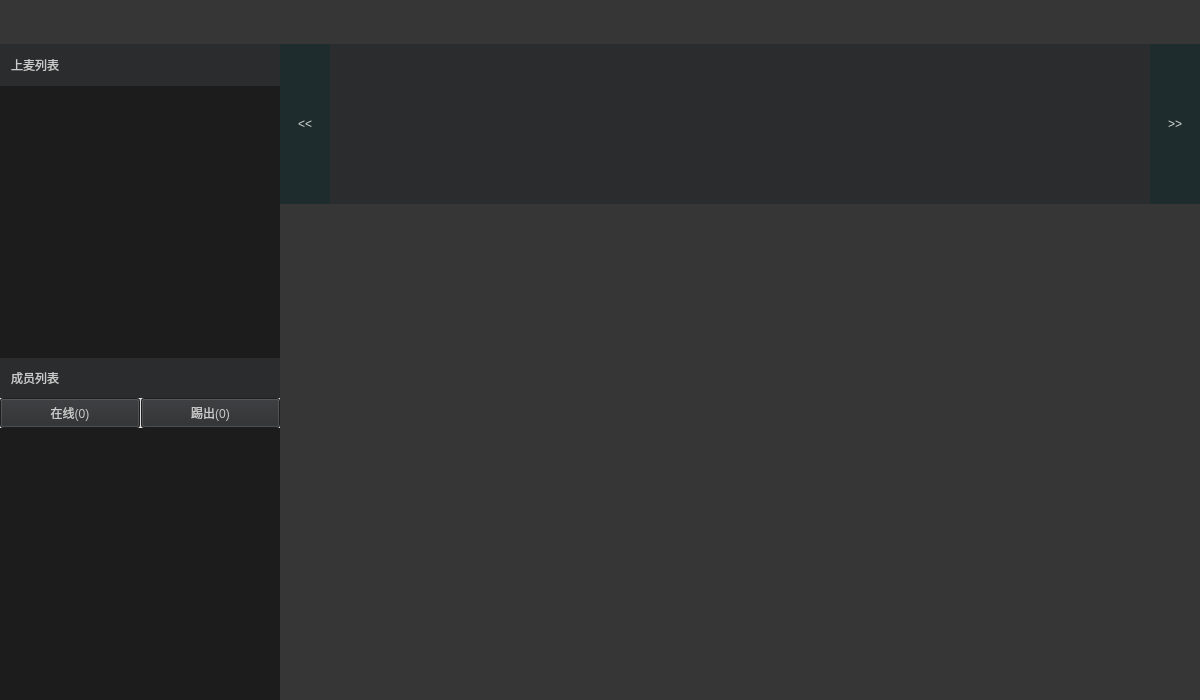
<?xml version="1.0" encoding="UTF-8"?>
<ui version="4.0">
 <class>WebRtcLiveWdg</class>
 <widget class="QWidget" name="WebRtcLiveWdg">
  <property name="geometry">
   <rect>
    <x>0</x>
    <y>0</y>
    <width>1200</width>
    <height>700</height>
   </rect>
  </property>
  <property name="minimumSize">
   <size>
    <width>1200</width>
    <height>700</height>
   </size>
  </property>
  <property name="windowTitle">
   <string>WebRtcLiveWdg</string>
  </property>
  <property name="styleSheet">
   <string notr="true">QWidget#WebRtcLiveWdg{
	background-color: rgb(54, 54, 54);
}</string>
  </property>
  <layout class="QGridLayout" name="gridLayout">
   <property name="leftMargin">
    <number>0</number>
   </property>
   <property name="topMargin">
    <number>0</number>
   </property>
   <property name="rightMargin">
    <number>0</number>
   </property>
   <property name="bottomMargin">
    <number>0</number>
   </property>
   <property name="spacing">
    <number>0</number>
   </property>
   <item row="0" column="0" colspan="2">
    <widget class="VhallLiveTitle" name="widget_title" native="true">
     <property name="minimumSize">
      <size>
       <width>44</width>
       <height>44</height>
      </size>
     </property>
     <property name="maximumSize">
      <size>
       <width>16777215</width>
       <height>44</height>
      </size>
     </property>
     <property name="styleSheet">
      <string notr="true"/>
     </property>
    </widget>
   </item>
   <item row="1" column="0">
    <widget class="QWidget" name="widget" native="true">
     <property name="minimumSize">
      <size>
       <width>280</width>
       <height>0</height>
      </size>
     </property>
     <property name="maximumSize">
      <size>
       <width>280</width>
       <height>16777215</height>
      </size>
     </property>
     <property name="styleSheet">
      <string notr="true"/>
     </property>
     <layout class="QVBoxLayout" name="verticalLayout_2">
      <property name="spacing">
       <number>0</number>
      </property>
      <property name="leftMargin">
       <number>0</number>
      </property>
      <property name="topMargin">
       <number>0</number>
      </property>
      <property name="rightMargin">
       <number>0</number>
      </property>
      <property name="bottomMargin">
       <number>0</number>
      </property>
      <item>
       <widget class="QWidget" name="widget_3" native="true">
        <property name="minimumSize">
         <size>
          <width>30</width>
          <height>30</height>
         </size>
        </property>
        <property name="styleSheet">
         <string notr="true">background-color: rgb(43, 44, 46);</string>
        </property>
        <layout class="QHBoxLayout" name="horizontalLayout_8">
         <item>
          <widget class="QLabel" name="label">
           <property name="styleSheet">
            <string notr="true">color: rgb(202, 202, 202);</string>
           </property>
           <property name="text">
            <string>上麦列表</string>
           </property>
          </widget>
         </item>
         <item>
          <spacer name="horizontalSpacer">
           <property name="orientation">
            <enum>Qt::Horizontal</enum>
           </property>
           <property name="sizeHint" stdset="0">
            <size>
             <width>205</width>
             <height>20</height>
            </size>
           </property>
          </spacer>
         </item>
        </layout>
       </widget>
      </item>
      <item>
       <widget class="QListWidget" name="listWidget_speaking">
        <property name="styleSheet">
         <string notr="true">

QListWidget#listWidget_speaking{
	background-color: rgb(28, 28, 28);
	border:0px;
}

QListWidget#listWidget_speaking:item{
	width:244px;
	height:42px;
	border-radius: 0px;
}


QListWidget#listWidget_speaking::item:selected {
    
	background-color: rgb(116, 116, 116);
}</string>
        </property>
       </widget>
      </item>
      <item>
       <widget class="QWidget" name="widget_4" native="true">
        <property name="styleSheet">
         <string notr="true">background-color: rgb(42, 44, 46);
color: rgb(255, 255, 255);</string>
        </property>
        <layout class="QHBoxLayout" name="horizontalLayout_9">
         <item>
          <widget class="QLabel" name="label_3">
           <property name="styleSheet">
            <string notr="true">color: rgb(202, 202, 202);</string>
           </property>
           <property name="text">
            <string>成员列表</string>
           </property>
          </widget>
         </item>
        </layout>
       </widget>
      </item>
      <item>
       <widget class="QWidget" name="widget_2" native="true">
        <property name="minimumSize">
         <size>
          <width>0</width>
          <height>30</height>
         </size>
        </property>
        <property name="styleSheet">
         <string notr="true">background-color: rgb(222, 222, 222);</string>
        </property>
        <layout class="QHBoxLayout" name="horizontalLayout_5">
         <property name="spacing">
          <number>0</number>
         </property>
         <property name="leftMargin">
          <number>0</number>
         </property>
         <property name="topMargin">
          <number>0</number>
         </property>
         <property name="rightMargin">
          <number>0</number>
         </property>
         <property name="bottomMargin">
          <number>0</number>
         </property>
         <item>
          <widget class="QPushButton" name="pushButton_onLine">
           <property name="minimumSize">
            <size>
             <width>0</width>
             <height>30</height>
            </size>
           </property>
           <property name="styleSheet">
            <string notr="true">QPushButton#pushButton_onLine{	
background-color: rgb(42, 44, 46);
color: rgb(202, 202, 202);
}</string>
           </property>
           <property name="text">
            <string>在线(0)</string>
           </property>
          </widget>
         </item>
         <item>
          <widget class="QLabel" name="label_2">
           <property name="maximumSize">
            <size>
             <width>1</width>
             <height>16777215</height>
            </size>
           </property>
           <property name="text">
            <string/>
           </property>
          </widget>
         </item>
         <item>
          <widget class="QPushButton" name="pushButton_kickout">
           <property name="minimumSize">
            <size>
             <width>0</width>
             <height>30</height>
            </size>
           </property>
           <property name="styleSheet">
            <string notr="true">QPushButton#pushButton_kickout{	
background-color: rgb(42, 44, 46);   
color: rgb(202, 202, 202);
}</string>
           </property>
           <property name="text">
            <string>踢出(0)</string>
           </property>
          </widget>
         </item>
        </layout>
       </widget>
      </item>
      <item>
       <widget class="QStackedWidget" name="stackedWidget">
        <property name="styleSheet">
         <string notr="true"/>
        </property>
        <property name="currentIndex">
         <number>0</number>
        </property>
        <widget class="QWidget" name="page_on_line">
         <layout class="QHBoxLayout" name="horizontalLayout_7">
          <property name="spacing">
           <number>0</number>
          </property>
          <property name="leftMargin">
           <number>0</number>
          </property>
          <property name="topMargin">
           <number>0</number>
          </property>
          <property name="rightMargin">
           <number>0</number>
          </property>
          <property name="bottomMargin">
           <number>0</number>
          </property>
          <item>
           <widget class="QListWidget" name="listWidget_on_line">
            <property name="focusPolicy">
             <enum>Qt::NoFocus</enum>
            </property>
            <property name="styleSheet">
             <string notr="true">QListWidget#listWidget_on_line{
	background-color: rgb(28, 28, 28);
	border:0px;
}

QListWidget#listWidget_on_line:item{
	width:244px;
	height:42px;
	border-radius: 0px;
}


QListWidget#listWidget_on_line::item:selected {
    
	background-color: rgb(116, 116, 116);
}</string>
            </property>
            <property name="verticalScrollBarPolicy">
             <enum>Qt::ScrollBarAlwaysOff</enum>
            </property>
            <property name="horizontalScrollBarPolicy">
             <enum>Qt::ScrollBarAlwaysOff</enum>
            </property>
           </widget>
          </item>
         </layout>
        </widget>
        <widget class="QWidget" name="page_kick_out">
         <layout class="QHBoxLayout" name="horizontalLayout_6">
          <property name="spacing">
           <number>0</number>
          </property>
          <property name="leftMargin">
           <number>0</number>
          </property>
          <property name="topMargin">
           <number>0</number>
          </property>
          <property name="rightMargin">
           <number>0</number>
          </property>
          <property name="bottomMargin">
           <number>0</number>
          </property>
          <item>
           <widget class="QListWidget" name="listWidget_kickOut">
            <property name="focusPolicy">
             <enum>Qt::NoFocus</enum>
            </property>
            <property name="styleSheet">
             <string notr="true">QListWidget#listWidget_kickOut{
	background-color: rgb(43, 44, 46);
	border:0px;
}

QListWidget#listWidget_kickOut:item{
	width:244px;
	height:42px;
	border-radius: 0px;
}

QListWidget#listWidget_kickOut::item:selected {
	background-color: rgb(116, 116, 116);
}</string>
            </property>
            <property name="verticalScrollBarPolicy">
             <enum>Qt::ScrollBarAlwaysOff</enum>
            </property>
            <property name="horizontalScrollBarPolicy">
             <enum>Qt::ScrollBarAlwaysOff</enum>
            </property>
           </widget>
          </item>
         </layout>
        </widget>
       </widget>
      </item>
     </layout>
    </widget>
   </item>
   <item row="1" column="1">
    <layout class="QVBoxLayout" name="verticalLayout">
     <property name="spacing">
      <number>0</number>
     </property>
     <property name="leftMargin">
      <number>0</number>
     </property>
     <property name="topMargin">
      <number>0</number>
     </property>
     <property name="rightMargin">
      <number>0</number>
     </property>
     <property name="bottomMargin">
      <number>0</number>
     </property>
     <item>
      <widget class="QWidget" name="widget_topRenderView" native="true">
       <property name="minimumSize">
        <size>
         <width>0</width>
         <height>160</height>
        </size>
       </property>
       <property name="maximumSize">
        <size>
         <width>16777215</width>
         <height>160</height>
        </size>
       </property>
       <property name="styleSheet">
        <string notr="true"/>
       </property>
       <layout class="QHBoxLayout" name="horizontalLayout">
        <property name="spacing">
         <number>0</number>
        </property>
        <property name="leftMargin">
         <number>0</number>
        </property>
        <property name="topMargin">
         <number>0</number>
        </property>
        <property name="rightMargin">
         <number>0</number>
        </property>
        <property name="bottomMargin">
         <number>0</number>
        </property>
        <item>
         <widget class="QWidget" name="widget_6" native="true">
          <property name="minimumSize">
           <size>
            <width>50</width>
            <height>0</height>
           </size>
          </property>
          <property name="styleSheet">
           <string notr="true">background-color: rgb(30, 44, 46);</string>
          </property>
          <layout class="QHBoxLayout" name="horizontalLayout_3">
           <property name="spacing">
            <number>0</number>
           </property>
           <property name="leftMargin">
            <number>0</number>
           </property>
           <property name="topMargin">
            <number>0</number>
           </property>
           <property name="rightMargin">
            <number>0</number>
           </property>
           <property name="bottomMargin">
            <number>0</number>
           </property>
           <item>
            <widget class="QPushButton" name="pushButton_preViousView">
             <property name="minimumSize">
              <size>
               <width>0</width>
               <height>140</height>
              </size>
             </property>
             <property name="maximumSize">
              <size>
               <width>16777215</width>
               <height>160</height>
              </size>
             </property>
             <property name="styleSheet">
              <string notr="true">color: rgb(216, 216, 216);
border:1px;</string>
             </property>
             <property name="text">
              <string>&lt;&lt;</string>
             </property>
            </widget>
           </item>
          </layout>
         </widget>
        </item>
        <item>
         <widget class="QListWidget" name="listWidget_topView">
          <property name="styleSheet">
           <string notr="true">QListWidget#listWidget_topView{
	background-color: rgb(43, 44, 46);
	border:0px;
}

QListWidget#listWidget_topView:item{
	width:175px;
	height:131px;
	border-radius: 0px;
}</string>
          </property>
          <property name="verticalScrollBarPolicy">
           <enum>Qt::ScrollBarAlwaysOff</enum>
          </property>
          <property name="horizontalScrollBarPolicy">
           <enum>Qt::ScrollBarAlwaysOff</enum>
          </property>
          <property name="editTriggers">
           <set>QAbstractItemView::SelectedClicked</set>
          </property>
          <property name="selectionMode">
           <enum>QAbstractItemView::SingleSelection</enum>
          </property>
          <property name="flow">
           <enum>QListView::LeftToRight</enum>
          </property>
         </widget>
        </item>
        <item>
         <widget class="QWidget" name="widget_5" native="true">
          <property name="minimumSize">
           <size>
            <width>50</width>
            <height>0</height>
           </size>
          </property>
          <property name="styleSheet">
           <string notr="true">background-color: rgb(30, 44, 46);</string>
          </property>
          <layout class="QHBoxLayout" name="horizontalLayout_4">
           <property name="spacing">
            <number>0</number>
           </property>
           <property name="leftMargin">
            <number>0</number>
           </property>
           <property name="topMargin">
            <number>0</number>
           </property>
           <property name="rightMargin">
            <number>0</number>
           </property>
           <property name="bottomMargin">
            <number>0</number>
           </property>
           <item>
            <widget class="QPushButton" name="pushButton_nextView">
             <property name="minimumSize">
              <size>
               <width>0</width>
               <height>140</height>
              </size>
             </property>
             <property name="maximumSize">
              <size>
               <width>16777215</width>
               <height>160</height>
              </size>
             </property>
             <property name="styleSheet">
              <string notr="true">color: rgb(216, 216, 216);
border:1px;</string>
             </property>
             <property name="text">
              <string>&gt;&gt;</string>
             </property>
            </widget>
           </item>
          </layout>
         </widget>
        </item>
       </layout>
       <zorder>listWidget_topView</zorder>
       <zorder>widget_5</zorder>
       <zorder>widget_6</zorder>
      </widget>
     </item>
     <item>
      <widget class="QWidget" name="bgWdg" native="true">
       <property name="sizePolicy">
        <sizepolicy hsizetype="Expanding" vsizetype="Expanding">
         <horstretch>0</horstretch>
         <verstretch>0</verstretch>
        </sizepolicy>
       </property>
       <property name="styleSheet">
        <string notr="true">QWidget#bgWdg{
border-image: url(:/wdg/img/wdg/VhallLiveBG.jpg);
}</string>
       </property>
       <layout class="QVBoxLayout" name="verticalLayout_4">
        <property name="spacing">
         <number>0</number>
        </property>
        <property name="leftMargin">
         <number>0</number>
        </property>
        <property name="topMargin">
         <number>0</number>
        </property>
        <property name="rightMargin">
         <number>0</number>
        </property>
        <property name="bottomMargin">
         <number>0</number>
        </property>
        <item>
         <widget class="QWidget" name="DesktopWdg" native="true">
          <property name="styleSheet">
           <string notr="true"/>
          </property>
          <layout class="QGridLayout" name="LayoutMainView_4">
           <property name="leftMargin">
            <number>0</number>
           </property>
           <property name="topMargin">
            <number>0</number>
           </property>
           <property name="rightMargin">
            <number>0</number>
           </property>
           <property name="bottomMargin">
            <number>0</number>
           </property>
           <property name="spacing">
            <number>0</number>
           </property>
          </layout>
         </widget>
        </item>
        <item>
         <widget class="VhallRenderWdg" name="widget_mainView" native="true">
          <property name="styleSheet">
           <string notr="true"/>
          </property>
          <layout class="QGridLayout" name="LayoutMainView">
           <property name="leftMargin">
            <number>0</number>
           </property>
           <property name="topMargin">
            <number>0</number>
           </property>
           <property name="rightMargin">
            <number>0</number>
           </property>
           <property name="bottomMargin">
            <number>0</number>
           </property>
           <property name="spacing">
            <number>0</number>
           </property>
          </layout>
         </widget>
        </item>
        <item>
         <widget class="QWidget" name="MediaFilePlayWdg" native="true">
          <property name="styleSheet">
           <string notr="true"/>
          </property>
          <layout class="QGridLayout" name="LayoutMainView_5">
           <property name="leftMargin">
            <number>0</number>
           </property>
           <property name="topMargin">
            <number>0</number>
           </property>
           <property name="rightMargin">
            <number>0</number>
           </property>
           <property name="bottomMargin">
            <number>0</number>
           </property>
           <property name="spacing">
            <number>0</number>
           </property>
          </layout>
         </widget>
        </item>
       </layout>
      </widget>
     </item>
     <item>
      <widget class="CInterActiveCtrlWdg" name="widget_ctrl" native="true">
       <property name="minimumSize">
        <size>
         <width>0</width>
         <height>60</height>
        </size>
       </property>
       <property name="maximumSize">
        <size>
         <width>16777215</width>
         <height>60</height>
        </size>
       </property>
       <property name="styleSheet">
        <string notr="true"/>
       </property>
      </widget>
     </item>
    </layout>
   </item>
  </layout>
 </widget>
 <layoutdefault spacing="6" margin="11"/>
 <customwidgets>
  <customwidget>
   <class>VhallLiveTitle</class>
   <extends>QWidget</extends>
   <header location="global">VhallLiveTitle.h</header>
   <container>1</container>
  </customwidget>
  <customwidget>
   <class>CInterActiveCtrlWdg</class>
   <extends>QWidget</extends>
   <header location="global">CInterActiveCtrlWdg.h</header>
   <container>1</container>
  </customwidget>
  <customwidget>
   <class>VhallRenderWdg</class>
   <extends>QWidget</extends>
   <header>RenderWdg\VhallRenderWdg.h</header>
   <container>1</container>
  </customwidget>
 </customwidgets>
 <resources>
  <include location="../VLive/VLive.qrc"/>
 </resources>
 <connections/>
</ui>
